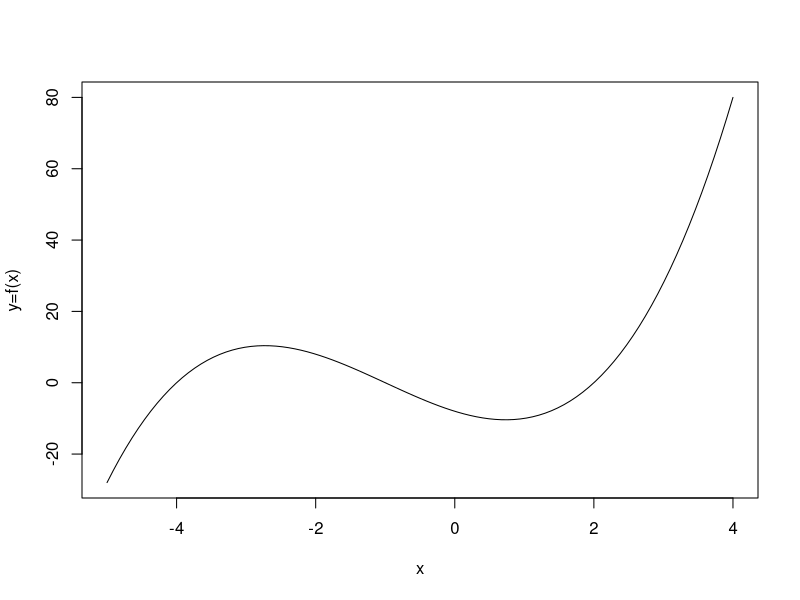
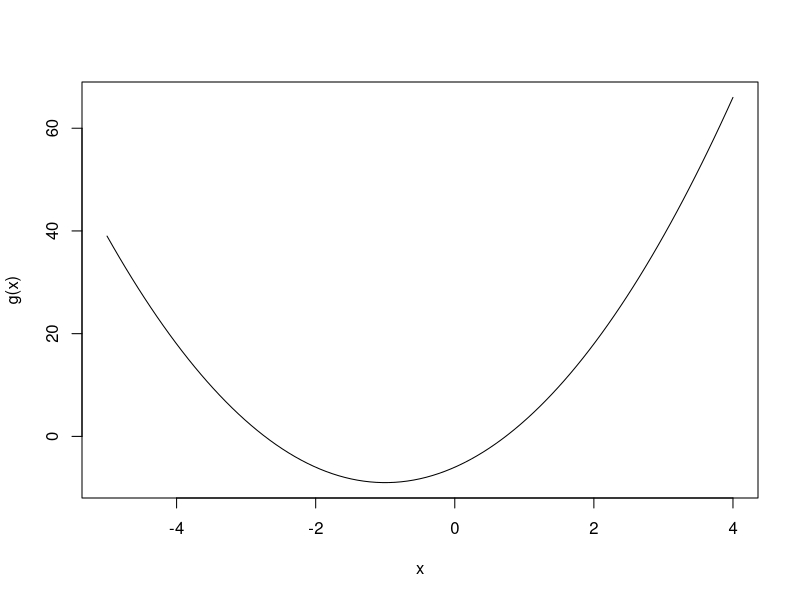

Recreate these plots in R, in order.
# testing code from http://rpubs.com/wkmor1/simple-derivatives-in-r

f <- function(x) (x^3 + 3 * x^2 - 6 * x - 8)
curve(f, -5, 4, ylab = "y=f(x)")
g <- function(x) {}
body(g) <- D(body(f), 'x')
body(g)
curve(g, -5, 4, ylab = "g(x)")